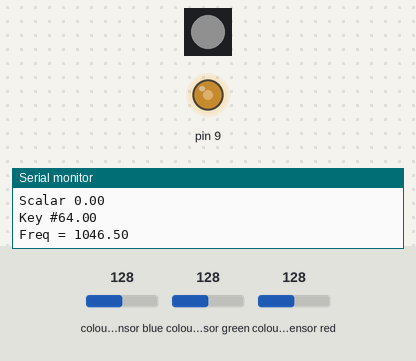
Recording of a sketch running on a simulated Arduino Uno, built with avr-gcc and run on an emulated ATmega328P. Shown: 1 RGB LEDs in strip order, left to right, output pins drawn as LEDs (lit = HIGH), the last lines printed to the serial monitor. The test bench sets the inputs (shaded band); at power-on: colour sensor blue 128, colour sensor green 128, colour sensor red 128. Dim RGB values are drawn brighter than linear.

Above: at 1.2 s.
1.3 s: colour sensor blue set to 5
At 2.4 s:
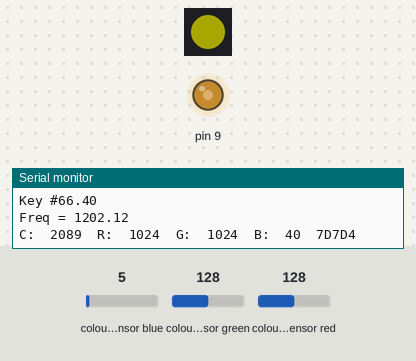
2.9 s: colour sensor green set to 250
At 3.8 s:
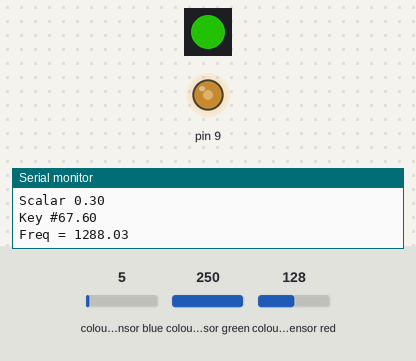
4.5 s: colour sensor red set to 191
At 5.1 s:
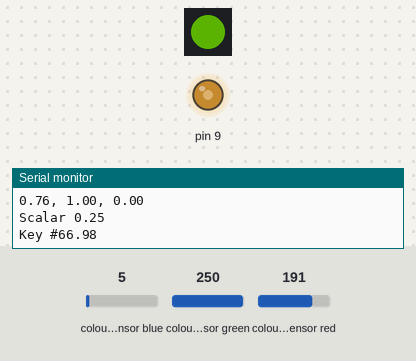
6.1 s: colour sensor blue set to 250
At 6.6 s:
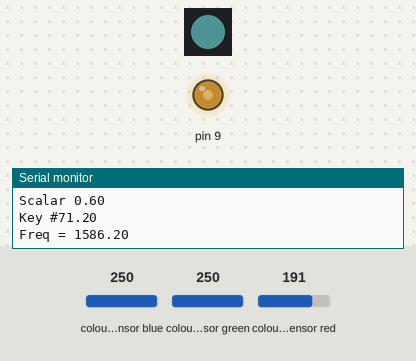
7.7 s: colour sensor green set to 64
At 9.0 s:
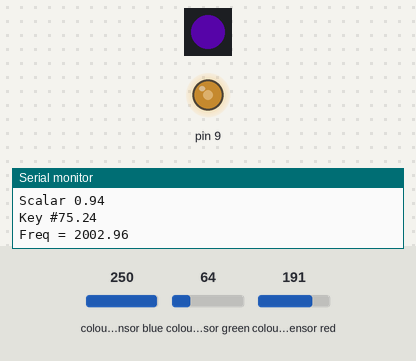
9.3 s: colour sensor red set to 5
At 10.0 s:
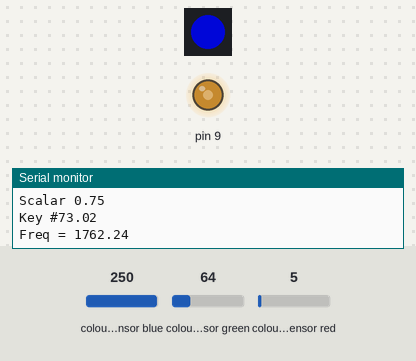
Timing chart, 0 to 11.9 s (numbered marks = the images above; inputs shaded):
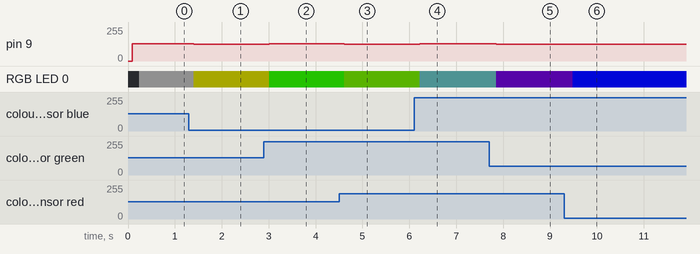

Measured:
- after the input at 1.3 s, pin 9: 128/255 → 127/255 after 0.11 s; RGB LED 0: RGB(16, 16, 16) → RGB(42, 42, 0) after 0.11 s
- after the input at 2.9 s, pin 9: 127/255 → 128/255 after 0.11 s; RGB LED 0: RGB(42, 42, 0) → RGB(16, 88, 0) after 0.11 s
- after the input at 4.5 s, pin 9: 128/255 → 127/255 after 0.11 s; RGB LED 0: RGB(16, 88, 0) → RGB(30, 60, 0) after 0.11 s
- after the input at 6.1 s, pin 9: 127/255 → 128/255 after 0.12 s; RGB LED 0: RGB(30, 60, 0) → RGB(10, 19, 19) after 0.12 s
- after the input at 7.7 s, pin 9: 128/255 → 127/255 after 0.16 s; RGB LED 0: RGB(10, 19, 19) → RGB(22, 1, 43) after 0.16 s
- after the input at 9.3 s, RGB LED 0: RGB(22, 1, 43) → RGB(0, 4, 138) after 0.18 s

The sketch:

mechesthesia.ino
```cpp
#include <Wire.h>
#include "Adafruit_TCS34725.h"
#include <Adafruit_NeoPixel.h>
#include "Flora_Pianoglove.h"


// we only play a note when the clear response is higher than a certain number
#define CLEARTHRESHHOLD 2000

#define LOWTONE 1000
#define HIGHTONE 2000

// high C
#define LOWKEY 64
// double high C
#define HIGHKEY 76

// our RGB -> eye-recognized gamma color
byte gammatable[256];

// color sensor
Adafruit_TCS34725 tcs = Adafruit_TCS34725(TCS34725_INTEGRATIONTIME_50MS, TCS34725_GAIN_4X);
// one pixel on pin 6
Adafruit_NeoPixel strip = Adafruit_NeoPixel(1, 6, NEO_GRB + NEO_KHZ800);


void setup() {
  Serial.begin(9600);
  Serial.println("Color Piano!");

  if (tcs.begin()) {
    Serial.println("Found sensor");
  } else {
    Serial.println("No TCS34725 found ... check your connections");
    while (1); // halt!
  }

  strip.begin();
  strip.show(); // Initialize all pixels to 'off'

  // thanks PhilB for this gamma table!
  // it helps convert RGB colors to what humans see
  for (int i=0; i<256; i++) {
    float x = i;
    x /= 255;
    x = pow(x, 2.5);
    x *= 255;

    gammatable[i] = x;

    //Serial.println(gammatable[i]);
  }

  // tone output on OC1A / D9
  pinMode(9, OUTPUT);
  // toggle output
  TCCR1A = _BV(COM1A1);
  // PWM phase and freq correct
  TCCR1B = _BV(WGM13) | _BV(CS11);  // div by 8
  setFreq(880);
}

void setFreq(uint16_t f) {
  if (f == 0) {
    TCCR1B = 0;  // turn off
  } else {
    TCCR1B = _BV(WGM13) | _BV(CS11);   // div by 8
  }
  uint32_t i = F_CPU / 16;  // div by 8 and 2
  i /= f;
  ICR1 = i;
  OCR1A = i/2;
}

void loop() {
  uint16_t clear, red, green, blue;

  tcs.setInterrupt(false);      // turn on LED

  delay(60);  // takes 50ms to read

  tcs.getRawData(&red, &green, &blue, &clear);

  tcs.setInterrupt(true);  // turn off LED

  // not close enough to colorful item
  if (clear < CLEARTHRESHHOLD) {
    setFreq(0);
    strip.setPixelColor(0, strip.Color(0, 0, 0)); // turn off the LED
    strip.show();
    return;
  }

  Serial.print("C:\t"); Serial.print(clear);
  Serial.print("\tR:\t"); Serial.print(red);
  Serial.print("\tG:\t"); Serial.print(green);
  Serial.print("\tB:\t"); Serial.print(blue);

  // Figure out some basic hex code for visualization
  uint32_t sum = red;
  sum += green;
  sum += blue;
  sum = clear;
  float r, g, b;
  r = red; r /= sum;
  g = green; g /= sum;
  b = blue; b /= sum;
  r *= 256; g *= 256; b *= 256;
  if (r > 255) r = 255;
  if (g > 255) g = 255;
  if (b > 255) b = 255;

  Serial.print("\t");
  Serial.print((int)r, HEX); Serial.print((int)g, HEX); Serial.print((int)b, HEX);
  Serial.println();


  // OK we have to find the two primary colors
  // check if blue is smallest. MEME: fix for 'white'
  float remove, normalize;
  if ((b < g) && (b < r)) {
    remove = b;
    normalize = max(r-b, g-b);
  } else if ((g < b) && (g < r)) {
    remove = g;
    normalize = max(r-g, b-g);
  } else {
    remove = r;
    normalize = max(b-r, g-r);
  }
  // get rid of minority report
  float rednorm = r - remove;
  float greennorm = g - remove;
  float bluenorm = b - remove;
  // now normalize for the highest number
  rednorm /= normalize;
  greennorm /= normalize;
  bluenorm /= normalize;

  Serial.println();
  strip.setPixelColor(0, strip.Color(gammatable[(int)r], gammatable[(int)g], gammatable[(int)b]));
  strip.show();

  Serial.print(rednorm); Serial.print(", ");
  Serial.print(greennorm); Serial.print(", ");
  Serial.print(bluenorm); Serial.print(" ");
  Serial.println();

  float rainbowtone = 0;

  if (bluenorm <= 0.1) {
    // between red and green
    if (rednorm >= 0.99) {
      // between red and yellow
      rainbowtone = 0 + 0.2 * greennorm;
    } else {
      // between yellow and green
      rainbowtone = 0.2 + 0.2 * (1.0 - rednorm);
    }
  } else if (rednorm <= 0.1) {
    // between green and blue
    if (greennorm >= 0.99) {
      // between green and teal
      rainbowtone = 0.4 + 0.2 * bluenorm;
    } else {
      // between teal and blue
      rainbowtone = 0.6 + 0.2 * (1.0 - greennorm);
    }
  } else {
    // between blue and violet
    if (bluenorm >= 0.99) {
      // between blue and violet
      rainbowtone = 0.8 + 0.2 * rednorm;
    } else {
      // between teal and blue
      rainbowtone = 0;
    }
  }

  Serial.print("Scalar "); Serial.println(rainbowtone);
  float keynum = LOWKEY + (HIGHKEY - LOWKEY) * rainbowtone;
  Serial.print("Key #"); Serial.println(keynum);
  float freq = pow(2, (keynum - 49) / 12.0) * 440;
  Serial.print("Freq = "); Serial.println(freq);
  //Serial.print((int)r ); Serial.print(" "); Serial.print((int)g);Serial.print(" ");  Serial.println((int)b );
  setFreq(freq);
}


RgbColor HsvToRgb(HsvColor hsv)
{
    RgbColor rgb;
    unsigned char region, remainder, p, q, t;

    if (hsv.s == 0)
    {
        rgb.r = hsv.v;
        rgb.g = hsv.v;
        rgb.b = hsv.v;
        return rgb;
    }

    region = hsv.h / 43;
    remainder = (hsv.h - (region * 43)) * 6;

    p = (hsv.v * (255 - hsv.s)) >> 8;
    q = (hsv.v * (255 - ((hsv.s * remainder) >> 8))) >> 8;
    t = (hsv.v * (255 - ((hsv.s * (255 - remainder)) >> 8))) >> 8;

    switch (region)
    {
        case 0:
            rgb.r = hsv.v; rgb.g = t; rgb.b = p;
            break;
        case 1:
            rgb.r = q; rgb.g = hsv.v; rgb.b = p;
            break;
        case 2:
            rgb.r = p; rgb.g = hsv.v; rgb.b = t;
            break;
        case 3:
            rgb.r = p; rgb.g = q; rgb.b = hsv.v;
            break;
        case 4:
            rgb.r = t; rgb.g = p; rgb.b = hsv.v;
            break;
        default:
            rgb.r = hsv.v; rgb.g = p; rgb.b = q;
            break;
    }

    return rgb;
}

HsvColor RgbToHsv(RgbColor rgb)
{
    HsvColor hsv;
    unsigned char rgbMin, rgbMax;

    rgbMin = rgb.r < rgb.g ? (rgb.r < rgb.b ? rgb.r : rgb.b) : (rgb.g < rgb.b ? rgb.g : rgb.b);
    rgbMax = rgb.r > rgb.g ? (rgb.r > rgb.b ? rgb.r : rgb.b) : (rgb.g > rgb.b ? rgb.g : rgb.b);

    hsv.v = rgbMax;
    if (hsv.v == 0)
    {
        hsv.h = 0;
        hsv.s = 0;
        return hsv;
    }

    hsv.s = 255 * long(rgbMax - rgbMin) / hsv.v;
    if (hsv.s == 0)
    {
        hsv.h = 0;
        return hsv;
    }

    if (rgbMax == rgb.r)
        hsv.h = 0 + 43 * (rgb.g - rgb.b) / (rgbMax - rgbMin);
    else if (rgbMax == rgb.g)
        hsv.h = 85 + 43 * (rgb.b - rgb.r) / (rgbMax - rgbMin);
    else
        hsv.h = 171 + 43 * (rgb.r - rgb.g) / (rgbMax - rgbMin);

    return hsv;
}
```

Flora_Pianoglove.h
```cpp
typedef struct RgbColor
{
    unsigned char r;
    unsigned char g;
    unsigned char b;
} RgbColor;

typedef struct HsvColor
{
    unsigned char h;
    unsigned char s;
    unsigned char v;
} HsvColor;
```
